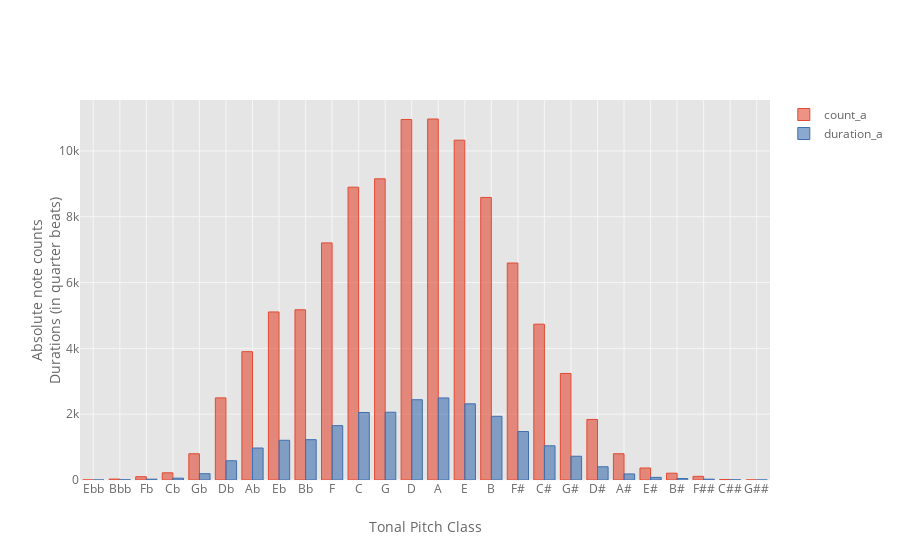

Notebook source saved alongside this figure:
### Code cell
tpc_distribution[['count_a', 'duration_a']].iplot('bar', xTitle='Tonal Pitch Class', yTitle='Absolute note counts<br>Durations (in quarter beats)')

### Figure 1 — Plotly figure (JSON) as saved in the notebook; plotly's stock layout.template omitted (floating-point values rounded to 4 significant figures)
{"data": [{"marker": {"color": "rgba(226, 74, 51, 0.6)", "line": {"color": "rgba(226, 74, 51, 1.0)", "width": 1}}, "name": "count_a", "orientation": "v", "text": "", "type": "bar", "uid": "32680f2f-1b1d-4ec5-9d34-3432fde0507c", "x": ["Ebb", "Bbb", "Fb", "Cb", "Gb", "Db", "Ab", "Eb", "Bb", "F", "C", "G", "D", "A", "E", "B", "F#", "C#", "G#", "D#", "A#", "E#", "B#", "F##", "C##", "G##"], "y": [2, 28, 100, 219, 798, 2495, 3900, 5106, 5173, 7205, 8897, 9152, 10954, 10969, 10325, 8585, 6593, 4734, 3237, 1839, 798, 365, 207, 111, 16, 2]}, {"marker": {"color": "rgba(62, 111, 176, 0.6)", "line": {"color": "rgba(62, 111, 176, 1.0)", "width": 1}}, "name": "duration_a", "orientation": "v", "text": "", "type": "bar", "uid": "0d6af52a-c581-4bcc-b7dd-3b183faeba79", "x": ["Ebb", "Bbb", "Fb", "Cb", "Gb", "Db", "Ab", "Eb", "Bb", "F", "C", "G", "D", "A", "E", "B", "F#", "C#", "G#", "D#", "A#", "E#", "B#", "F##", "C##", "G##"], "y": [0.5, 5.688, 25, 56.03, 191.4, 585.1, 971.5, 1207.0, 1226.0, 1651.0, 2052.0, 2059.0, 2439.0, 2493.0, 2314.0, 1935.0, 1473.0, 1039, 721.9, 402.6, 184.1, 79.48, 45.19, 24.83, 4.75, 0.25]}], "layout": {"autosize": true, "legend": {"bgcolor": "#FFFFFF", "font": {"color": "#666666"}}, "paper_bgcolor": "#FFFFFF", "plot_bgcolor": "#E5E5E5", "title": {"font": {"color": "#151516"}}, "xaxis": {"autorange": true, "gridcolor": "#F6F6F6", "range": [-0.5, 25.5], "showgrid": true, "tickfont": {"color": "#666666"}, "title": {"font": {"color": "#666666"}, "text": "Tonal Pitch Class"}, "type": "category", "zerolinecolor": "#F6F6F6"}, "yaxis": {"autorange": true, "gridcolor": "#F6F6F6", "range": [0, 11550.0], "showgrid": true, "tickfont": {"color": "#666666"}, "title": {"font": {"color": "#666666"}, "text": "Absolute note counts<br>Durations (in quarter beats)"}, "type": "linear", "zerolinecolor": "#F6F6F6"}}}
